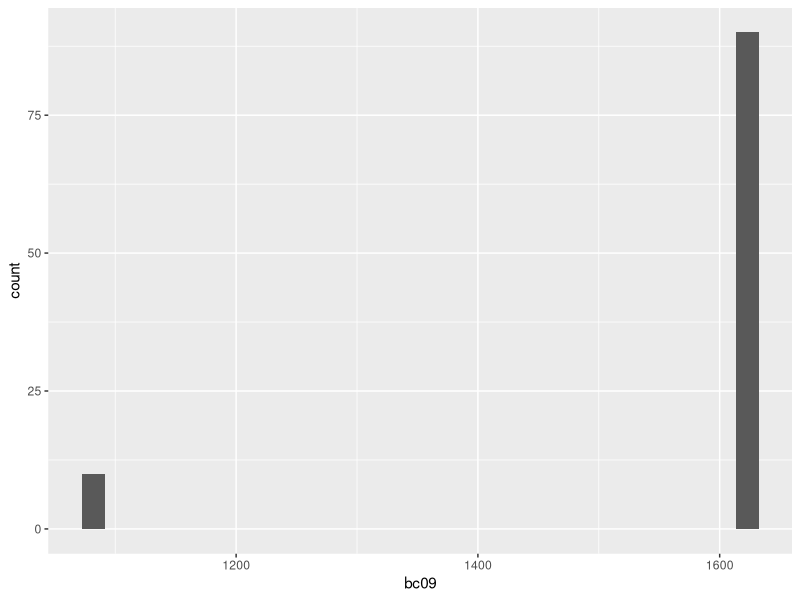
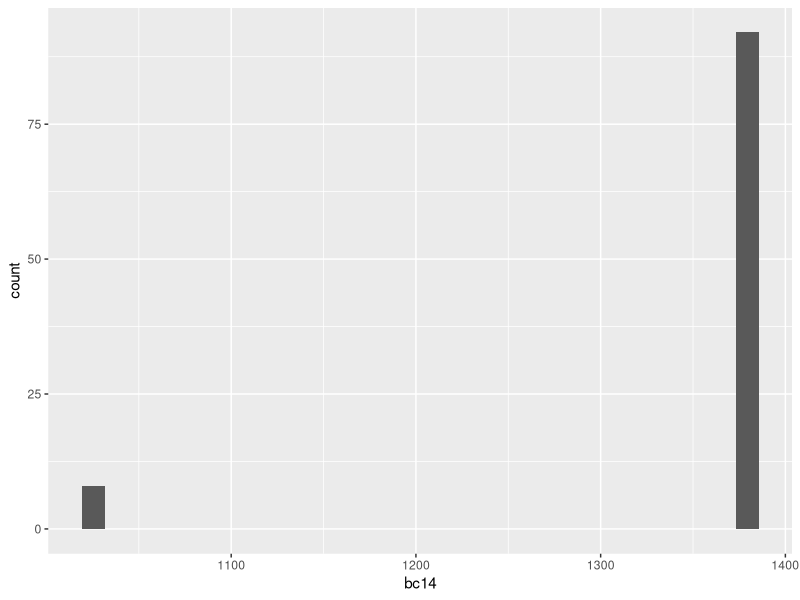
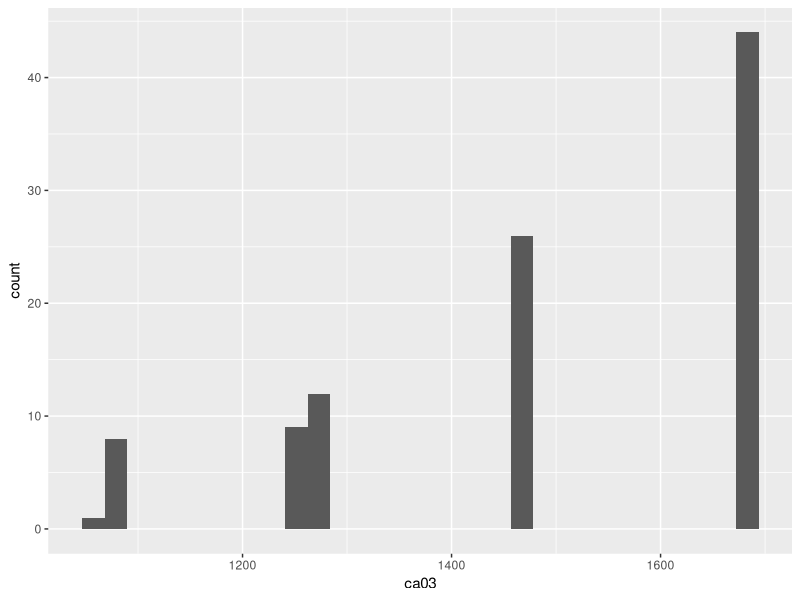
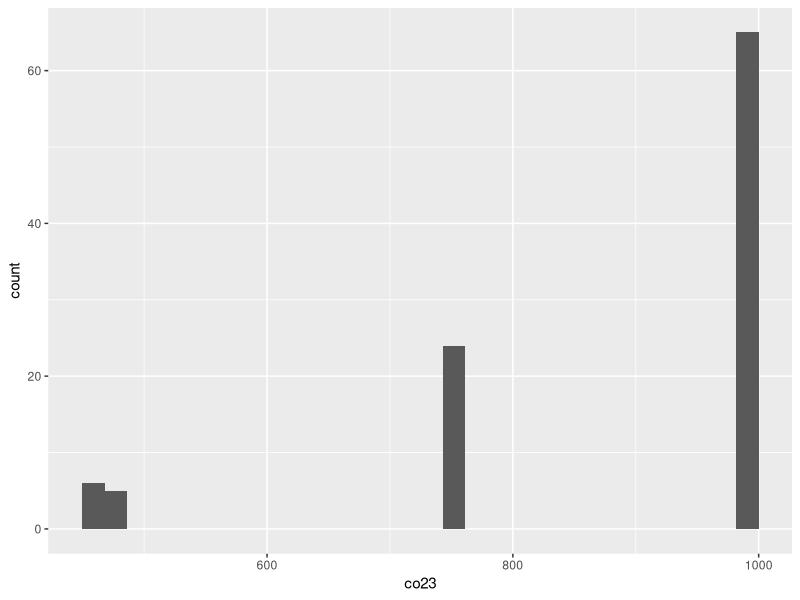

Reproduce these figures in R, in order.

################################################################################
# Script for resampling GPS points to estimate max distance traveled
# Heather Kenny-Duddela
# Nov 7, 2023
################################################################################

# Note: because this script uses a random sampling process, running it and generating
# a new final "estimated max distance from resampling.csv" file may result in
# values that differ slightly from the original estimated max distance values used
# in publication. 

# libraries
library(tidyverse)
library(ggplot2)

# Load GPS data
points <- read.csv("generated-datatables/point.distances.hkd.csv")

# summarise number of points per bird and day
summary <- points %>%
  group_by(nest, FIX.date2) %>%
  summarise(num.points = n())


# now calculate total number of points for each bird across all days
summary2 <- points %>%
  group_by(nest) %>%
  summarise(tot.points = n())


# calculate number of tracking days
tracking.days <- points %>%
  group_by(nest) %>%
  summarise(track.days = length(unique(FIX.date2)))

# combine total points and number of tracking days
days.tot.points <- left_join(summary2, tracking.days, by="nest")

# write.csv(days.tot.points, "total points and number tracking days by birds_v2.csv")

# smallest number of points is 61, so down sample to 60

# rename data frame and columns to minimize changes to following code
points.clean <- points
colnames(points.clean)[18] <- "Site"

# set up storage, resample each bird 100 times
# columns are birds, rows are resampled points

storage <- matrix(NA, 100,11)
colnames(storage) <- summary2$nest


# Loop to resample points for each bird
for (i in 1:length(summary2$nest)) {
   bird <- summary2$nest[i]
   rows <- summary2$tot.points[i]
   bird.points <- subset(points.clean, points.clean$Site == summary2$nest[i])
  # loop to repeat sampling 100 times
  for (j in 1:100) {
    sample <- sample(rows, 60, replace=F)
    sample.points <- bird.points$distance[sample]
    max <- max(sample.points)
    
    storage[j,i] <- max
   
  }
  
}

# convert storage to dataframe
storage.df <- as.data.frame(storage)

# visualize histograms

ggplot(storage.df, aes(x=bc09)) + geom_histogram()

ggplot(storage.df, aes(x=bc14)) + geom_histogram()

ggplot(storage.df, aes(x=ca03)) + geom_histogram()

ggplot(storage.df, aes(x=co23)) + geom_histogram()


# add range, mean, and sd to summary2

summary2$min <- NA
summary2$max <- NA
summary2$mean <- NA
summary2$sd <- NA

for (i in 1:length(summary2$nest)) {
  summary2$min[i] <- min(storage.df[,i])
  summary2$max[i] <- max(storage.df[,i])
  summary2$mean[i] <- mean(storage.df[,i])
  summary2$sd[i] <- sd(storage.df[,i])
}

summary2$diff.max.mean <- summary2$max - summary2$mean

# write.csv(summary2, "generated-datatables/estimated max distance from resampling.csv")


                         